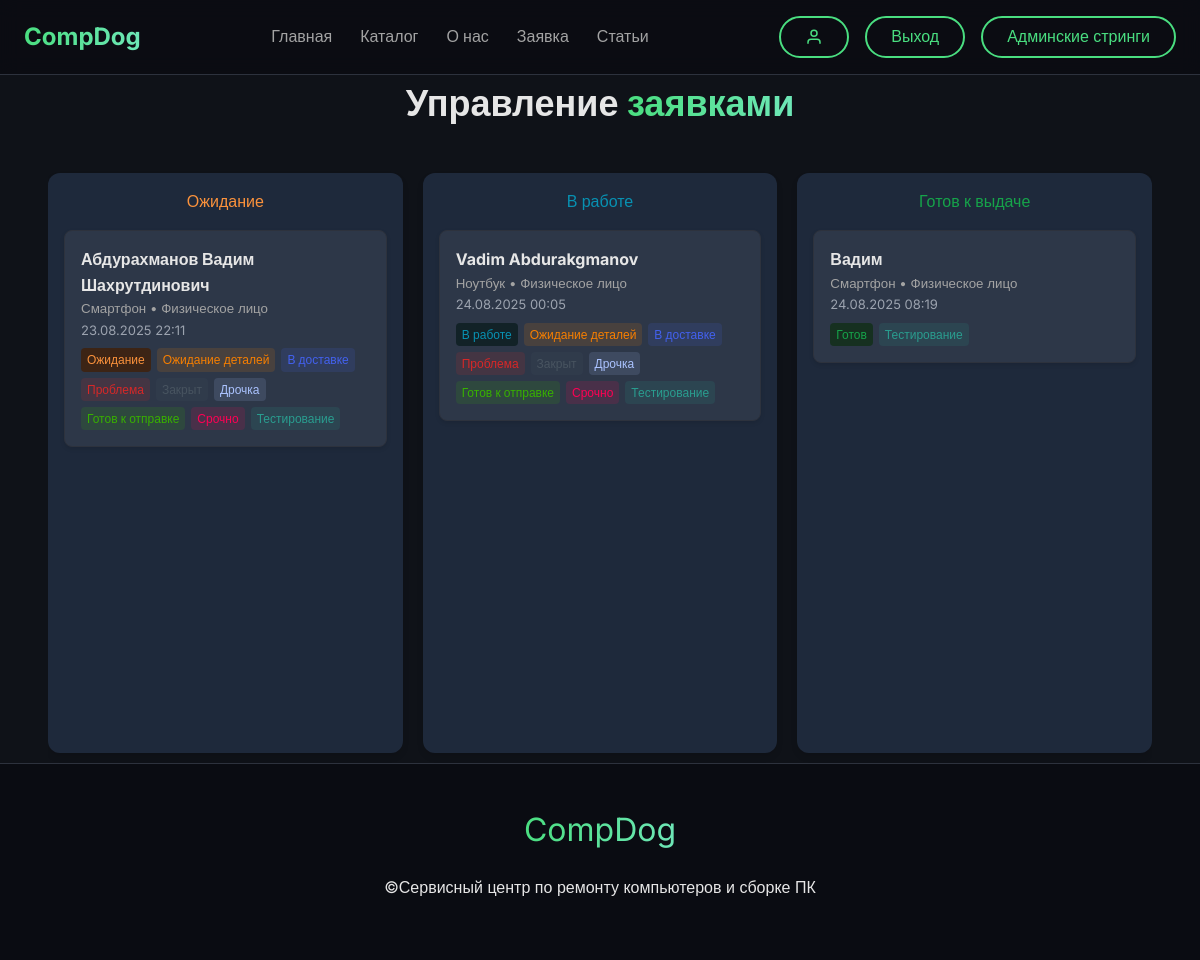
/system/request/ (signed in), run on an earlier commit of the app's database.
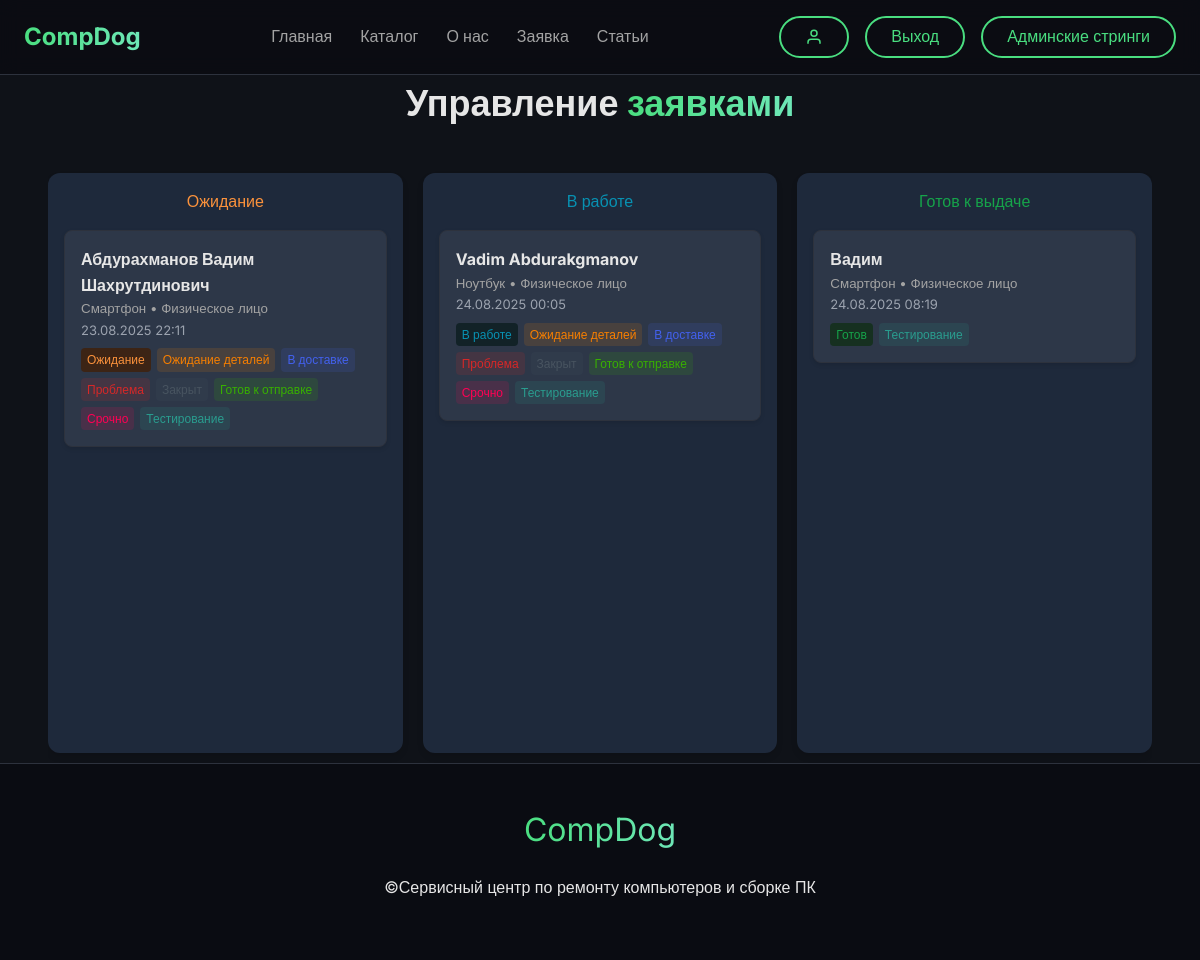
And on a later commit of the database.
### ServiceRequest/models.py (models this page shows, shortened)
class ServiceRequest(models.Model):
    created_by = models.ForeignKey(
        settings.AUTH_USER_MODEL,
        on_delete=models.CASCADE,
        related_name='service_requests',
        verbose_name="Пользователь, создавший заявку"
    )
    CUSTOMER_TYPE_CHOICES = [
        ('individual', 'Физическое лицо'),
        ('legal_entity', 'Юридическое лицо'),
    ]
    customer_type = models.CharField(
        max_length=20,
        choices=CUSTOMER_TYPE_CHOICES,
        default='individual',
        verbose_name="Тип заказчика"
    )
    full_name = models.CharField(max_length=300, verbose_name="ФИО заказчика")
    organization_name = models.CharField(
        max_length=255,
        blank=True,
        null=True,
        verbose_name="Название организации"
    )
    inn = models.CharField(
        max_length=12,
        blank=True,
        null=True,
        verbose_name="ИНН",
        validators=[
            RegexValidator(
                regex=r'^\d{10,12}$',
                message="ИНН должен содержать 10 (юр. лицо) или 12 (физ. лицо) цифр."
            )
        ]
    )
    phone_number = models.CharField(
        max_length=20,
        verbose_name="Номер заказчика"
    )
    address = models.TextField(verbose_name="Адрес заказчика")
    external_links = models.TextField(
        blank=True,
        null=True,
        help_text="Ссылки на чаты, профили в мессенджерах и т.п.",
        verbose_name="Внешние источники связи"
    )
    email = models.EmailField(
        verbose_name="Email",
        help_text="Подтягивается из аккаунта пользователя"
    )
    DEVICE_TYPE_CHOICES = [
        ('smartphone', 'Смартфон'),
        ('laptop', 'Ноутбук'),
        ('tablet', 'Планшет'),
        ('desktop', 'Системный блок'),
        ('monitor', 'Монитор'),
        ('printer', 'Принтер'),
        ('tv', 'Телевизор'),
        ('smartwatch', 'Умные часы'),
        ('other', 'Другое'),
    ]
    device_type = models.CharField(
        max_length=20,
        choices=DEVICE_TYPE_CHOICES,
        verbose_name="Тип устройства"
    )
    issues = models.ManyToManyField(
        IssueOption,
        verbose_name="Симптомы неисправности"
    )
    issues_other = models.TextField(
        blank=True,
        null=True,
        verbose_name="Другие симптомы",
        help_text="Укажите, если выбрано 'Другое'"
    )
    description = models.TextField(
        blank=True,
        null=True,
        verbose_name="Дополнительное описание проблемы"
    )
    tags = models.ManyToManyField(
        Tag,
        blank=True,
        verbose_name="Теги",
        help_text="Выберите один или несколько тегов"
    )
    STATUS_CHOICES = [
        ('waiting', 'Ожидание'),
        ('working', 'В работе'),
        ('finish', 'Готов к выдаче'),
    ]
    status = models.CharField(
        max_length=20,
        choices=STATUS_CHOICES,
        verbose_name='Статус',
        default='waiting',
    )
    created_at = models.DateTimeField(auto_now_add=True, verbose_name="Дата создания")
    updated_at = models.DateTimeField(auto_now=True, verbose_name="Последнее обновление")
    class Meta:
        verbose_name = "Заявка в сервисный центр"
        verbose_name_plural = "Заявки в сервисный центр"
        ordering = ['-created_at']

class Tag(models.Model):
    code = models.CharField(
        max_length=50,
        unique=True,
        verbose_name="Код тега"
    )
    name = models.CharField(max_length=100, verbose_name="Название тега")
    color = models.CharField(
        max_length=7,  # формат #RRGGBB
        default='#333333',
        verbose_name="Цвет тега",
        help_text="Выберите цвет в формате HEX, например: #007bff"
    )
    class Meta:
        verbose_name = "Тег"
        verbose_name_plural = "Теги"

### ServiceRequest/views.py (the view)
# urls.py: path('request/', ServiceRequest_views.request_list, name='create_service_request'),
@login_required
def request_list(request):
    if not has_permission(request.user):
        return HttpResponseForbidden("У вас нет доступа к этой странице.")
    requests = ServiceRequest.objects.all().select_related('created_by').order_by('-created_at')
    return render(request, 'system/requests.html', {
        'service_requests': requests
    })

### ServiceRequest/views.py (called while the page is built)
def has_permission(user):
    allowed_roles = ['manager', 'admin', 'engineer']
    return user.is_staff or (hasattr(user, 'role') and user.role in allowed_roles)

### templates/system/requests.html (shortened to what the changed rows need)
{% extends 'base/header.html' %}
{% load static %}
{% block content %}
<link rel="stylesheet" href="{% static 'css/base.css' %}">
<div class="container">
    <h1 class="section-title" style="margin-bottom: 30px;">Управление <span>заявками</span></h1>
    <div class="kanban-board" style="display: flex; gap: 20px; overflow-x: auto; padding: 10px 0; min-height: 600px;">
        <div class="kanban-column" style="flex: 1; min-width: 300px; background: #1e293b; padding: 16px; border-radius: 12px; box-shadow: 0 4px 6px rgba(0,0,0,0.1);">
            <div class="kanban-column-content" id="column-waiting" style="min-height: 100px; gap: 12px;">
                {% for request in service_requests %}
                    {% if request.status == 'waiting' %}
                        <div
                            class="card request-card"
                            data-request-id="{{ request.id }}"
                            draggable="true"
                            ondragstart="drag(event)"
                            ondragend="dragEnd()"
                            onclick="openRequestModal({{ request.id }})"
                            style="margin-bottom: 10px; cursor: pointer; flex: none; width: 100%;"
                        >
                            <div>
                                <strong>{{ request.full_name }}</strong><br>
                                <small style="color: var(--text-secondary);">
                                    {{ request.get_device_type_display }} • {{ request.get_customer_type_display }}
                                </small><br>
                                <small style="color: #9ca3af; font-size: 13px;">
                                    {{ request.created_at|date:"d.m.Y H:i" }}
                                </small>
                                <div style="margin-top: 8px; display: flex; flex-wrap: wrap; gap: 6px; font-size: 12px;">
                                    <span style="color: #fb923c; background: #3c2415; padding: 2px 6px; border-radius: 4px;">Ожидание</span>
                                    {% for tag in request.tags.all %}
                                        <span style="
                                            color: {{ tag.color }};
                                            background-color: {{ tag.color }}22;
                                            padding: 2px 6px;
                                            border-radius: 4px;
                                            font-size: 12px;
                                            font-weight: 500;
                                            white-space: nowrap;">
                                            {{ tag.name }}
                                        </span>
                                    {% empty %}
                                        <span style="color: #6b7280; font-size: 12px;">Без тегов</span>
                                    {% endfor %}
                                </div>
                            </div>
                        </div>
                    {% endif %}
                {% empty %}
                    <p style="color: #6b7280; font-size: 14px; text-align: center;">Нет заявок</p>
                {% endfor %}
            </div>
        </div>
        <div class="kanban-column" style="flex: 1; min-width: 300px; background: #1e293b; padding: 16px; border-radius: 12px; box-shadow: 0 4px 6px rgba(0,0,0,0.1);">
            <div class="kanban-column-content" id="column-working" style="min-height: 100px; gap: 12px;">
                {% for request in service_requests %}
                    {% if request.status == 'working' %}
                        <div
                            class="card request-card"
                            data-request-id="{{ request.id }}"
                            draggable="true"
                            ondragstart="drag(event)"
                            ondragend="dragEnd()"
                            onclick="openRequestModal({{ request.id }})"
                            style="margin-bottom: 10px; cursor: pointer; flex: none; width: 100%;"
                        >
                            <div>
                                <strong>{{ request.full_name }}</strong><br>
                                <small style="color: var(--text-secondary);">
                                    {{ request.get_device_type_display }} • {{ request.get_customer_type_display }}
                                </small><br>
                                <small style="color: #9ca3af; font-size: 13px;">
                                    {{ request.created_at|date:"d.m.Y H:i" }}
                                </small>
                                <div style="margin-top: 8px; display: flex; flex-wrap: wrap; gap: 6px; font-size: 12px;">
                                    <span style="color: #0891b2; background: #122227; padding: 2px 6px; border-radius: 4px;">В работе</span>
                                    {% for tag in request.tags.all %}
                                        <span style="
                                            color: {{ tag.color }};
                                            background-color: {{ tag.color }}22;
                                            padding: 2px 6px;
                                            border-radius: 4px;
                                            font-size: 12px;
                                            font-weight: 500;
                                            white-space: nowrap;">
                                            {{ tag.name }}
                                        </span>
                                    {% empty %}
                                        <span style="color: #6b7280; font-size: 12px;">Без тегов</span>
                                    {% endfor %}
                                </div>
                            </div>
                        </div>
                    {% endif %}
                {% endfor %}
            </div>
        </div>
        <div class="kanban-column" style="flex: 1; min-width: 300px; background: #1e293b; padding: 16px; border-radius: 12px; box-shadow: 0 4px 6px rgba(0,0,0,0.1);">
            <div class="kanban-column-content" id="column-finish" style="min-height: 100px; gap: 12px;">
                {% for request in service_requests %}
                    {% if request.status == 'finish' %}
                        <div
                            class="card request-card"
                            data-request-id="{{ request.id }}"
                            draggable="true"
                            ondragstart="drag(event)"
                            ondragend="dragEnd()"
                            onclick="openRequestModal({{ request.id }})"
                            style="margin-bottom: 10px; cursor: pointer; flex: none; width: 100%;"
                        >
                            <div>
                                <strong>{{ request.full_name }}</strong><br>
                                <small style="color: var(--text-secondary);">
                                    {{ request.get_device_type_display }} • {{ request.get_customer_type_display }}
                                </small><br>
                                <small style="color: #9ca3af; font-size: 13px;">
                                    {{ request.created_at|date:"d.m.Y H:i" }}
                                </small>
                                <div style="margin-top: 8px; display: flex; flex-wrap: wrap; gap: 6px; font-size: 12px;">
                                    <span style="color: #16a34a; background: #163020; padding: 2px 6px; border-radius: 4px;">Готов</span>
                                    {% for tag in request.tags.all %}
                                        <span style="
                                            color: {{ tag.color }};
                                            background-color: {{ tag.color }}22;
                                            padding: 2px 6px;
                                            border-radius: 4px;
                                            font-size: 12px;
                                            font-weight: 500;
                                            white-space: nowrap;">
                                            {{ tag.name }}
                                        </span>
                                    {% empty %}
                                        <span style="color: #6b7280; font-size: 12px;">Без тегов</span>
                                    {% endfor %}
                                </div>
                            </div>
                        </div>
                    {% endif %}
                {% endfor %}
            </div>
        </div>
    </div>
</div>
{% endblock %}

What changed in the data, as far as the page shows it:
changed ServiceRequest "Абдурахманов Вадим Шахрутдинович": loses Tag (name "Дрочка")
changed ServiceRequest "Vadim Abdurakgmanov": loses Tag (name "Дрочка")
